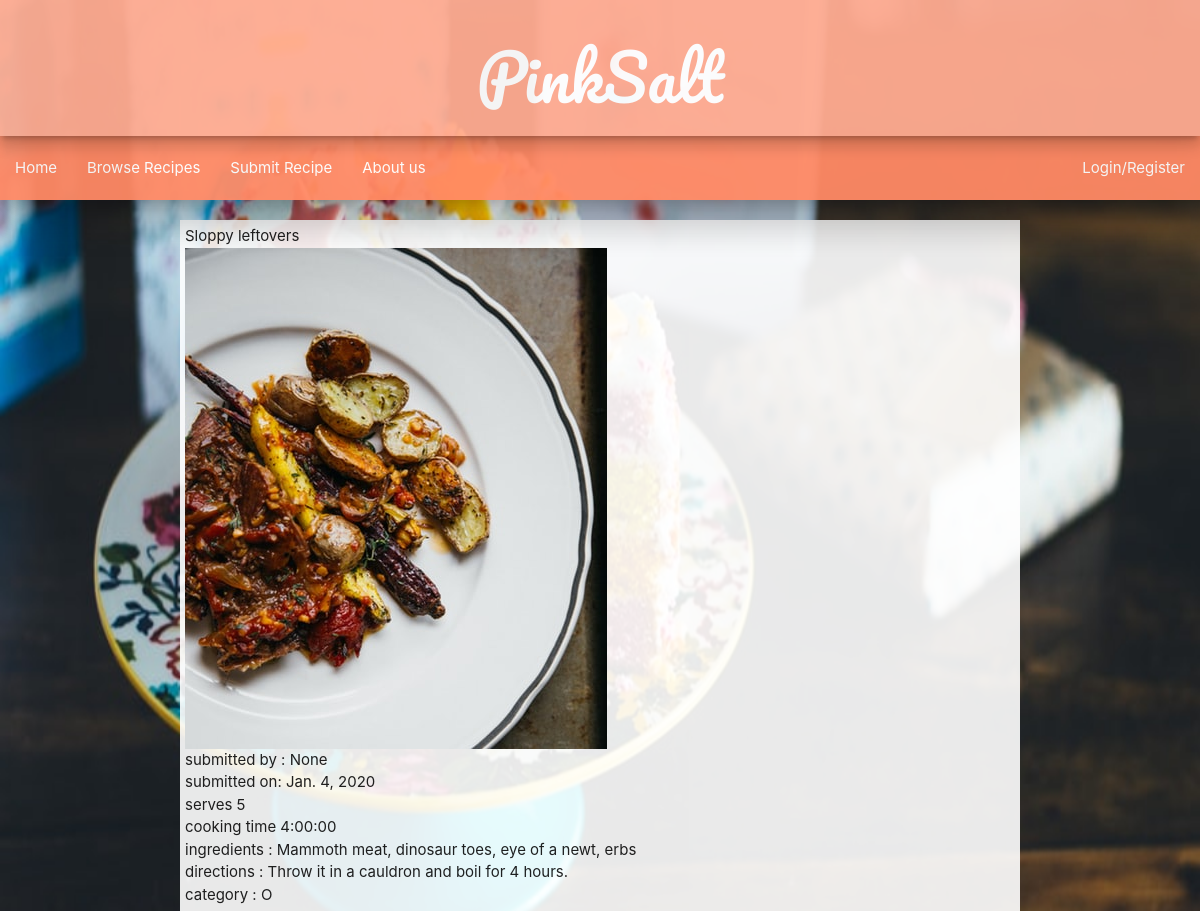
Page /recipe/browse/5 on the committed database.
### recipes/models.py (models this page shows, shortened)
class Recipe(models.Model):
	title=models.CharField(max_length=100)
	date=models.DateField(auto_now_add=True)
	time=models.DurationField('Cooking Time')
	serves=models.BigIntegerField('Serves')
	ingredients=models.TextField('Ingredients')
	directions=models.TextField('Cooking Directions')
	category=models.CharField(max_length=40,choices=CATEGORY)
	coverimage=models.ImageField(upload_to='coverimages/')
	user=models.ForeignKey(User,blank=True,null=True,on_delete=models.CASCADE)

### recipes/views.py (the view)
# urls.py: path('browse/<int:pk>',RecipeDetail.as_view(),name='recipe-detail'),
class RecipeDetail(DetailView):
	model=Recipe
	context_object_name='recipe'

### recipes/templates/recipes/recipe_detail.html
{% extends "base.html" %}
{% block content %}
<div class="container sitecontent">
<div class="recipetitle">{{recipe.title}}</div>
<div class="coverimage"><img src="{{recipe.coverimage.url}}"</div>
<div class="user">submitted by : {{recipe.user}}</div>
<div class="date">submitted on: {{recipe.date}}</div>
<div class="serves">serves {{recipe.serves}}</div>
<div class="time">cooking time {{recipe.time}}</div>
<div class="ingredients">ingredients : {{recipe.ingredients}}</div>
<div class="directions">directions : {{recipe.directions}}</div>
<div class="category">category : {{recipe.category}}</div>
</div>
{% endblock content %}

### pink_salt_site/static/style.css (style rules this page uses)
.container { position:relative; z-index: 1; background-color: rgba(255,255,255, 0.9); padding:20px; }
.sitecontent { padding:5px; }

### rows in the picture
Recipe: title "Sloppy leftovers", coverimage (picture), user "None", date "Jan. 4, 2020", serves "5", time "4:00:00", ingredients "Mammoth meat, dinosaur toes, eye of a newt, erbs", directions "Throw it in a cauldron and boil for 4 hours.", category "O"
